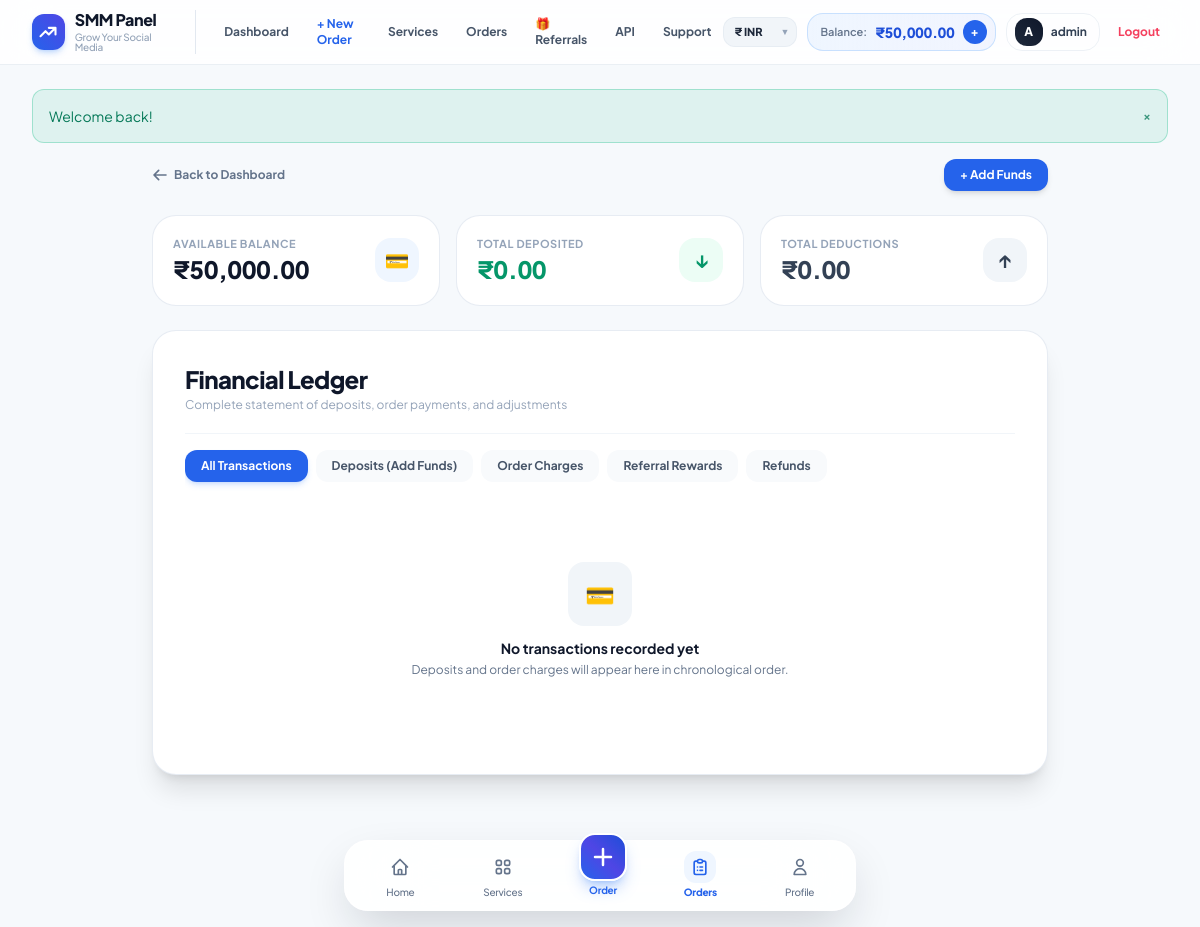
The app's page /user/transactions.php (signed in) with its own data.
### tables this page shows
CREATE TABLE `users` (
  `id` INT UNSIGNED AUTO_INCREMENT PRIMARY KEY,
  `username` VARCHAR(64) NOT NULL UNIQUE,
  `email` VARCHAR(191) NOT NULL UNIQUE,
  `password` VARCHAR(255) NOT NULL,
  `phone` VARCHAR(32) NULL,
  `balance` DECIMAL(12, 4) NOT NULL DEFAULT 0.0000,
  `spent` DECIMAL(12, 4) NOT NULL DEFAULT 0.0000,
  `role` ENUM('user', 'admin', 'support') NOT NULL DEFAULT 'user',
  `status` ENUM('active', 'suspended', 'banned') NOT NULL DEFAULT 'active',
  `api_key` VARCHAR(64) NOT NULL UNIQUE,
  `referral_code` VARCHAR(32) NULL UNIQUE,
  `referred_by` INT UNSIGNED NULL,
  `email_verified` TINYINT(1) NOT NULL DEFAULT 0,
  `created_at` TIMESTAMP DEFAULT CURRENT_TIMESTAMP,
  `updated_at` TIMESTAMP DEFAULT CURRENT_TIMESTAMP ON UPDATE CURRENT_TIMESTAMP,
  INDEX `idx_users_role` (`role`),
  INDEX `idx_users_status` (`status`),
  INDEX `idx_users_referral_code` (`referral_code`)
);

CREATE TABLE `currencies` (
  `id` INT UNSIGNED AUTO_INCREMENT PRIMARY KEY,
  `code` VARCHAR(10) NOT NULL UNIQUE,
  `symbol` VARCHAR(10) NOT NULL,
  `name` VARCHAR(50) NOT NULL,
  `exchange_rate` DECIMAL(14, 6) NOT NULL DEFAULT 1.000000,
  `is_base` TINYINT(1) NOT NULL DEFAULT 0,
  `status` ENUM('active', 'inactive') NOT NULL DEFAULT 'active',
  `created_at` TIMESTAMP DEFAULT CURRENT_TIMESTAMP,
  `updated_at` TIMESTAMP DEFAULT CURRENT_TIMESTAMP ON UPDATE CURRENT_TIMESTAMP,
  INDEX `idx_currency_code` (`code`)
);

### user/transactions.php (the view, shortened to what the rows shown need)
<?php
require_once __DIR__ . '/../includes/auth.php';
require_once __DIR__ . '/../includes/functions.php';
$user = Auth::user();
require_once __DIR__ . '/../includes/header.php';
?>
<div class="max-w-4xl mx-auto my-4 space-y-6">
    <div class="grid grid-cols-1 sm:grid-cols-3 gap-3 sm:gap-4">
        <div class="bg-white p-5 rounded-3xl border border-slate-200/80 shadow-xs flex items-center justify-between">
            <div>
                <span class="text-[11px] font-bold uppercase tracking-wider text-slate-400 block">Available Balance</span>
                <span class="text-2xl font-black text-slate-900 tabular-nums font-mono-nums"><?= format_currency($user['balance']) ?></span>
            </div>
        </div>
    </div>
    <div class="bg-white rounded-3xl p-6 sm:p-8 border border-slate-200/80 shadow-xl">
        <div class="pb-5 border-b border-slate-100 flex flex-col sm:flex-row sm:items-center justify-between gap-3">
            <div>
                <h2 class="text-xl sm:text-2xl font-black text-slate-900 tracking-tight">Financial Ledger</h2>
            </div>
        </div>
    </div>
</div>
<?php require_once __DIR__ . '/../includes/footer.php'; ?>

### includes/header.php (shortened to what the rows shown need)
<?php
require_once __DIR__ . '/auth.php';
require_once __DIR__ . '/functions.php';
$currentUser = Auth::user();
$pageTitle = $pageTitle ?? (app_name() . ' - ' . app_tagline());
$isAdminPage = str_starts_with($_SERVER['SCRIPT_NAME'] ?? '', '/admin');
$isUserPage = str_starts_with($_SERVER['SCRIPT_NAME'] ?? '', '/user');
$currentScript = $_SERVER['SCRIPT_NAME'] ?? '';
$adminNavLinks = [
    ['name' => 'Dashboard', 'url' => '/admin/dashboard.php', 'icon' => '📊'],
    ['name' => 'Users', 'url' => '/admin/users.php', 'icon' => '👥'],
    ['name' => 'Orders', 'url' => '/admin/orders.php', 'icon' => '📦'],
    ['name' => 'Services', 'url' => '/admin/services.php', 'icon' => '⚡'],
    ['name' => 'Providers', 'url' => '/admin/providers.php', 'icon' => '🔌'],
    ['name' => 'Payments', 'url' => '/admin/payments.php', 'icon' => '💳'],
    ['name' => 'Referrals', 'url' => '/admin/referrals.php', 'icon' => '🎁'],
    ['name' => 'Currencies', 'url' => '/admin/currencies.php', 'icon' => '💱'],
    ['name' => 'Transactions', 'url' => '/admin/transactions.php', 'icon' => '📑'],
    ['name' => 'Tickets', 'url' => '/admin/tickets.php', 'icon' => '💬'],
    ['name' => 'Announcements', 'url' => '/admin/announcements.php', 'icon' => '📢'],
    ['name' => 'Settings', 'url' => '/admin/settings.php', 'icon' => '⚙️'],
];
?>
<!DOCTYPE html>
<html lang="en" class="h-full bg-[#f8fafc]">
<head>
    <script src="https://cdn.tailwindcss.com"></script>
</head>
<body class="min-h-full font-sans text-slate-800 antialiased bg-[#f6f9fc] selection:bg-blue-600 selection:text-white">
    <?php if ($isAdminPage): ?>
        <div x-data="{ sidebarOpen: false }" class="min-h-screen flex flex-col lg:flex-row bg-[#0f172a]/[0.02]">
            <div x-show="sidebarOpen"
                 x-transition:enter="transition-opacity ease-linear duration-300"
                 x-transition:enter-start="opacity-0"
                 x-transition:enter-end="opacity-100"
                 x-transition:leave="transition-opacity ease-linear duration-300"
                 x-transition:leave-start="opacity-100"
                 x-transition:leave-end="opacity-0"
                 @click="sidebarOpen = false"
                 class="fixed inset-0 z-40 bg-slate-950/60 backdrop-blur-xs lg:hidden"
                 style="display: none;"></div>
            <aside :class="sidebarOpen ? 'translate-x-0' : '-translate-x-full lg:translate-x-0'"
                   class="fixed inset-y-0 left-0 z-50 w-64 bg-slate-900 border-r border-slate-800 text-slate-300 flex flex-col justify-between transition-transform duration-300 ease-in-out lg:static lg:translate-x-0 lg:min-h-screen lg:shrink-0">
                <div>
                    <div class="h-16 px-6 flex items-center justify-between border-b border-slate-800">
                        <a href="/admin/dashboard.php" class="flex items-center gap-2.5">
                            <div class="w-9 h-9 rounded-xl bg-blue-600 flex items-center justify-center text-white font-black shadow-md shadow-blue-500/20">
                                ⚡
                            </div>
                            <div>
                                <span class="text-base font-extrabold text-white tracking-tight leading-none block"><?= e(app_name()) ?></span>
                                <span class="text-[10px] font-bold text-blue-400 tracking-wider uppercase">Admin Control</span>
                            </div>
                        </a>
                        <button type="button" @click="sidebarOpen = false" class="lg:hidden text-slate-400 hover:text-white p-1 rounded-lg">
                            <svg class="w-5 h-5" fill="none" stroke="currentColor" viewBox="0 0 24 24"><path stroke-linecap="round" stroke-linejoin="round" stroke-width="2" d="M6 18L18 6M6 6l12 12"/></svg>
                        </button>
                    </div>
                    <nav class="p-4 space-y-1 text-xs">
                        <?php foreach ($adminNavLinks as $link):
                            $isActive = ($currentScript === $link['url']);
                        ?>
                            <a href="<?= $link['url'] ?>"
                                class="flex items-center gap-3 px-3.5 py-2.5 rounded-xl transition-all <?= $isActive ? 'bg-blue-600 text-white font-bold shadow-md shadow-blue-500/25' : 'text-slate-300 hover:text-white hover:bg-slate-800 font-semibold' ?>">
                                <span class="text-base leading-none"><?= $link['icon'] ?></span>
                                <span><?= $link['name'] ?></span>
                            </a>
                        <?php endforeach; ?>
                    </nav>
                </div>
                <div class="p-4 border-t border-slate-800 space-y-2">
                    <a href="/user/dashboard.php" class="flex items-center gap-2.5 px-3.5 py-2.5 rounded-xl text-xs font-bold text-slate-300 hover:text-white hover:bg-slate-800 transition-colors">
                        <span>👤</span> Client View
                    </a>
                    <a href="/logout.php" class="flex items-center gap-2.5 px-3.5 py-2.5 rounded-xl text-xs font-bold text-rose-400 hover:text-rose-300 hover:bg-rose-500/10 transition-colors">
                        <span>🚪</span> Logout
                    </a>
                </div>
            </aside>
            <div class="flex-1 flex flex-col min-w-0">
                <header class="sticky top-0 z-30 bg-slate-900 border-b border-slate-800 text-white lg:hidden h-16 px-4 flex items-center justify-between">
                    <div class="flex items-center gap-3">
                        <button type="button"
                                @click="sidebarOpen = !sidebarOpen"
                                aria-label="Toggle Navigation"
                                class="w-10 h-10 rounded-xl bg-slate-800 border border-slate-700/80 flex items-center justify-center text-slate-300 hover:text-white transition-colors">
                            <svg class="w-5 h-5" fill="none" stroke="currentColor" viewBox="0 0 24 24">
                                <path stroke-linecap="round" stroke-linejoin="round" stroke-width="2.5" d="M4 6h16M4 12h16M4 18h16"/>
                            </svg>
                        </button>
                        <div class="flex items-center gap-2">
                            <span class="text-base font-extrabold tracking-tight"><?= e(app_name()) ?> Admin</span>
                        </div>
                    </div>
                    <div class="flex items-center gap-2">
                        <a href="/user/dashboard.php" class="px-3 py-1.5 rounded-lg bg-slate-800 text-slate-300 text-xs font-bold hover:bg-slate-700">Client</a>
                        <a href="/logout.php" class="text-xs font-bold text-rose-400 px-2 py-1">Exit</a>
                    </div>
                </header>
                <header class="hidden lg:flex sticky top-0 z-30 bg-white/90 backdrop-blur-md border-b border-slate-200/80 h-16 px-8 items-center justify-between">
                    <div class="flex items-center gap-3">
                        <span class="text-xs font-bold uppercase tracking-wider text-slate-400">Administration</span>
                        <span class="text-slate-300">/</span>
                        <span class="text-sm font-extrabold text-slate-800"><?= e($pageTitle) ?></span>
                    </div>
                    <div class="flex items-center gap-4">
                        <?php if (is_maintenance_mode()): ?>
                            <span class="inline-flex items-center gap-1.5 px-3 py-1 rounded-full text-xs font-bold bg-amber-50 text-amber-700 border border-amber-200">
                                <span class="w-2 h-2 rounded-full bg-amber-500 animate-pulse"></span>
                                Maintenance Mode Active
                            </span>
                        <?php endif; ?>
                        <a href="/user/dashboard.php" class="px-3.5 py-1.5 rounded-xl bg-slate-100 hover:bg-slate-200 text-slate-700 text-xs font-bold transition-all">
                            Client Portal &rarr;
                        </a>
                        <a href="/logout.php" class="text-xs font-bold text-rose-600 hover:text-rose-700">
                            Logout
                        </a>
                    </div>
                </header>
                <main class="flex-1 overflow-y-auto">
                    <div class="max-w-7xl mx-auto px-4 sm:px-6 lg:px-8 py-6">
                        <?= render_flash() ?>
    <?php else: ?>
        <header class="bg-white/85 backdrop-blur-xl border-b border-slate-200/70 sticky top-0 z-30 shadow-xs">
            <div class="max-w-7xl mx-auto px-4 sm:px-6 lg:px-8 h-16 flex items-center justify-between">
                <div class="flex items-center gap-2 sm:gap-2.5">
                    <?php
                        $headerUserCurrency = get_user_currency();
                    ?>
                    <?php if (str_contains($currentScript, 'dashboard.php')): ?>
                        <a href="/user/dashboard.php" class="w-9 h-9 rounded-full bg-blue-50/80 hover:bg-blue-100 text-blue-600 flex items-center justify-center transition-colors relative" title="Notifications">
                            <svg class="w-4 h-4" fill="none" stroke="currentColor" viewBox="0 0 24 24">
                                <path stroke-linecap="round" stroke-linejoin="round" stroke-width="2" d="M15 17h5l-1.405-1.405A2.032 2.032 0 0118 14.158V11a6.002 6.002 0 00-4-5.659V5a2 2 0 10-4 0v.341C7.67 6.165 6 8.388 6 11v3.159c0 .538-.214 1.055-.595 1.436L4 17h5m6 0v1a3 3 0 11-6 0v-1m6 0H9" />
                            </svg>
                            <span class="absolute top-1.5 right-1.5 w-2 h-2 rounded-full bg-blue-600 border border-white"></span>
                        </a>
                        <a href="/user/tickets.php" class="w-9 h-9 rounded-full bg-blue-50/80 hover:bg-blue-100 text-blue-600 flex items-center justify-center transition-colors" title="Support Help Desk">
                            <svg class="w-4 h-4" fill="none" stroke="currentColor" viewBox="0 0 24 24">
                                <path stroke-linecap="round" stroke-linejoin="round" stroke-width="2" d="M18.364 5.636l-3.536 3.536m0 5.656l3.536 3.536M9.172 9.172L5.636 5.636m3.536 9.192l-3.536 3.536M21 12a9 9 0 11-18 0 9 9 0 0118 0zm-5 0a4 4 0 11-8 0 4 4 0 018 0z" />
                            </svg>
                        </a>
                        <a href="/user/profile.php" class="w-9 h-9 rounded-full bg-gradient-to-tr from-blue-600 to-indigo-600 text-white flex items-center justify-center font-black text-xs border-2 border-white shadow-xs hover:ring-2 hover:ring-blue-200 transition-all" title="User Profile">
                            <?= strtoupper(substr($currentUser['username'] ?? 'U', 0, 1)) ?>
                        </a>
                    <?php else: ?>
                        <a href="/user/add-funds.php" class="flex items-center gap-2 bg-gradient-to-r from-blue-50 to-indigo-50/80 hover:from-blue-100 hover:to-indigo-100/90 border border-blue-200/80 pl-3 pr-2 py-1.5 rounded-2xl transition-all shadow-xs group">
                            <span class="text-[11px] font-semibold text-slate-500 hidden sm:inline">Balance:</span>
                            <span class="text-xs sm:text-sm font-extrabold text-blue-700 font-mono-nums"><?= format_currency($currentUser['balance'] ?? 0) ?></span>
                            <span class="w-6 h-6 rounded-xl bg-blue-600 text-white font-extrabold flex items-center justify-center text-xs shadow-xs group-hover:scale-105 transition-transform">+</span>
                        </a>
                        <a href="/user/profile.php" class="flex items-center gap-2 p-1 pl-2 sm:pr-3 rounded-2xl hover:bg-slate-100 border border-slate-200/60 transition-colors" title="My Profile">
                            <div class="w-7 h-7 rounded-xl bg-gradient-to-tr from-slate-800 to-slate-900 text-white font-black flex items-center justify-center text-xs shadow-xs">
                                <?= strtoupper(substr($currentUser['username'] ?? 'U', 0, 1)) ?>
                            </div>
                            <span class="text-xs font-bold text-slate-700 hidden sm:inline"><?= e($currentUser['username'] ?? 'Account') ?></span>
                        </a>
                        <a href="/logout.php" class="text-xs text-rose-500 hover:text-rose-600 font-bold px-2 py-1 transition-colors" title="Logout">
                            Logout
                        </a>
                    <?php endif; ?>
                </div>
            </div>
        </header>
        <main class="flex-1 pb-28">
            <div class="max-w-7xl mx-auto px-4 sm:px-6 lg:px-8 py-6">
    <?php endif; ?>

### records on screen
users: balance.symbol "₹50,000.00", username "A", username "admin"

### other values on screen
app_name() "SMM Panel"
app_tagline() "Grow Your Social Media"
$flash['message'] "Welcome back!"
format_currency($stats['total_deposits']) "₹0.00"
format_currency($stats['total_spent']) "₹0.00"
form field value "₹ INR"
